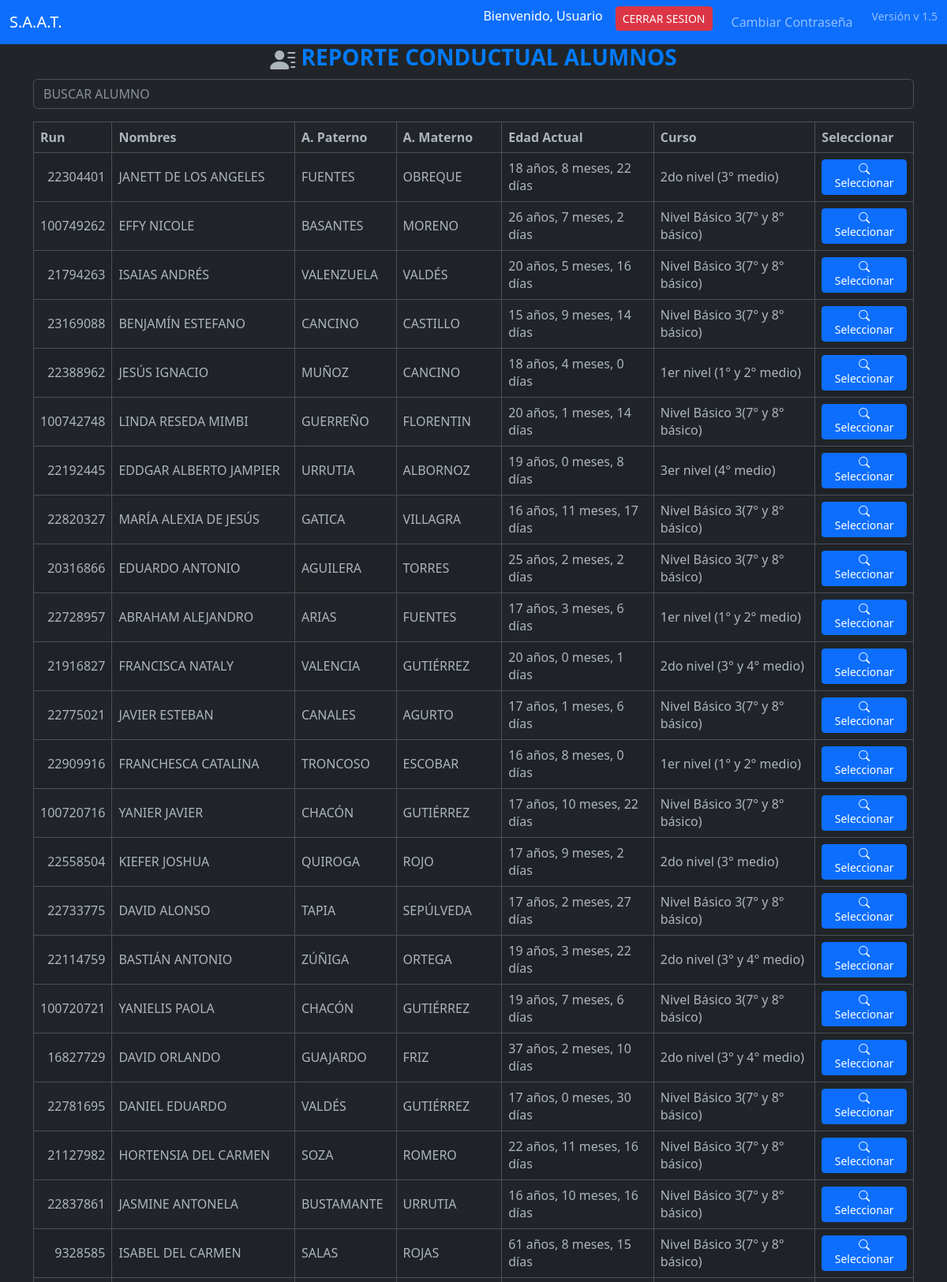
Screenshot of /pages/consultas/l.alum.reg.php (upper part) with the database file from the repository.
### tables this page shows
CREATE TABLE IF NOT EXISTS `alum` (
  `idalum` int NOT NULL AUTO_INCREMENT,
  `run` int NOT NULL,
  `digv` varchar(5) NOT NULL,
  `nombres` varchar(45) NOT NULL,
  `apaterno` varchar(45) NOT NULL,
  `amaterno` varchar(45) DEFAULT NULL,
  `fnac` date NOT NULL,
  `celular` varchar(45) DEFAULT NULL,
  `telefono` varchar(45) DEFAULT NULL,
  `email` varchar(60) DEFAULT NULL,
  `direcc` varchar(60) NOT NULL,
  `comuna` varchar(45) NOT NULL,
  `codcomuna` varchar(45) DEFAULT NULL,
  `genero` varchar(1) DEFAULT NULL,
  `fincorpora` date NOT NULL,
  `fretiro` date DEFAULT NULL,
  `codetnia` int DEFAULT NULL,
  `rbd` int DEFAULT NULL,
  `anio` year DEFAULT NULL,
  `n_lista` int DEFAULT NULL,
  `codtipoense` int DEFAULT NULL,
  `codgrado` int DEFAULT NULL,
  `descgrado` varchar(300) DEFAULT NULL,
  `letracurso` varchar(1) DEFAULT NULL,
  `foto` varchar(60) DEFAULT NULL,
  `sectorestudiante` varchar(45) NOT NULL,
  `asistencia` int DEFAULT NULL,
  `promedio` decimal(7,1) DEFAULT NULL,
  `estado_civil` varchar(45) DEFAULT NULL,
  `nivelciclo` varchar(60) DEFAULT NULL,
  `tipoensenanza` varchar(50) DEFAULT NULL,
  `georreferencia` varchar(45) DEFAULT NULL,
  `especialidad` varchar(45) DEFAULT NULL,
  `nacionalidad` varchar(45) DEFAULT NULL,
  `matricula` int DEFAULT NULL,
  `trabaja` varchar(45) DEFAULT NULL,
  PRIMARY KEY (`idalum`,`run`),
  UNIQUE KEY `run_UNIQUE` (`run`)
);

### pages/consultas/l.alum.reg.php (the view, shortened to what this page needs)
<?php
include '../../includes/navbar.php';
$database = new Connection();
$db = $database->open();
$queryData = [];
try {
    $sqlAlumnos = "SELECT run, nombres, apaterno, amaterno, fnac, descgrado FROM alum";
    $queryData = $db->query($sqlAlumnos)->fetchAll(PDO::FETCH_ASSOC);
} catch (PDOException $e) {
    echo '<div class="alert alert-danger" role="alert">Error al obtener datos: ' . $e->getMessage() . '</div>';
}
?>
<!DOCTYPE html>
<html lang="es" data-bs-theme="dark">
<head>
    <link href="https://cdn.jsdelivr.net/npm/bootstrap@5.3.0/dist/css/bootstrap.min.css" rel="stylesheet">
    <link rel="stylesheet" href="https://cdn.jsdelivr.net/npm/bootstrap-icons@1.10.5/font/bootstrap-icons.css">
</head>
<body>
<div class="container">
    <div class="col-md-12">
        <h3 class="page-header text-center">
            <i class="bi bi-person-lines-fill icon-header"></i>
            <span class="highlighted-text">REPORTE CONDUCTUAL ALUMNOS</span>
        </h3>
        <div class="input-group mb-3">
            <input id="FiltrarContenido" type="text" class="form-control" placeholder="BUSCAR ALUMNO" aria-label="Alumno" aria-describedby="basic-addon1">
        </div>
        <table class="table table-bordered table-striped">
            <thead>
                <tr>
                    <th>Run</th>
                    <th>Nombres</th>
                    <th>A. Paterno</th>
                    <th>A. Materno</th>
                    <th>Edad Actual</th>
                    <th>Curso</th>
                    <th>Seleccionar</th>
                </tr>
            </thead>
            <tbody class="BusquedaRapida">
                <?php foreach ($queryData as $row): ?>
                    <tr>
                        <td align="right" valign="middle"><?php echo $row['run']; ?></td>
                        <td align="left" valign="middle"><?php echo $row['nombres']; ?></td>
                        <td align="left" valign="middle"><?php echo $row['apaterno']; ?></td>
                        <td align="left" valign="middle"><?php echo $row['amaterno']; ?></td>
                        <td align="left" valign="middle">
                            <?php
                            $fechaNacimiento = new DateTime($row['fnac']);
                            $fechaActual = new DateTime();
                            $diferencia = $fechaNacimiento->diff($fechaActual);
                            echo $diferencia->y . " años, " . $diferencia->m . " meses, " . $diferencia->d . " días";
                            ?>
                        </td>
                        <td align="left" valign="middle"><?php echo $row['descgrado']; ?></td>
                        <td align="center" valign="middle">
                            <a href="l.alum.reg.ver.php?run=<?php echo $row['run']; ?>" class="btn btn-primary btn-sm">
                                <i class="bi bi-search"></i> Seleccionar
                            </a>
                        </td>
                    </tr>
                <?php endforeach; ?>
            </tbody>
        </table>
    </div>
</div>
</body>
</html>

### pages/consultas/l.alum.reg.php (style rules this page uses)
.input-group { margin-bottom: 20px; }
.table th, .table td { vertical-align: middle; }
.highlighted-text { color: #007bff; font-weight: bold; }
.icon-header { font-size: 2rem; vertical-align: middle; }

### rows the page displays
alum: run "22304401", nombres "JANETT DE LOS ANGELES", apaterno "FUENTES", amaterno "OBREQUE", fnac "18", fnac "8", fnac "22", descgrado "2do nivel (3° medio)"
alum: run "100749262", nombres "EFFY NICOLE", apaterno "BASANTES", amaterno "MORENO", fnac "26", fnac "7", fnac "2", descgrado "Nivel Básico 3(7° y 8° básico)"
alum: run "21794263", nombres "ISAIAS ANDRÉS", apaterno "VALENZUELA", amaterno "VALDÉS", fnac "20", fnac "5", fnac "16", descgrado "Nivel Básico 3(7° y 8° básico)"
alum: run "23169088", nombres "BENJAMÍN ESTEFANO", apaterno "CANCINO", amaterno "CASTILLO", fnac "15", fnac "9", fnac "14", descgrado "Nivel Básico 3(7° y 8° básico)"
alum: run "22388962", nombres "JESÚS IGNACIO", apaterno "MUÑOZ", amaterno "CANCINO", fnac "18", fnac "4", fnac "0", descgrado "1er nivel (1° y 2° medio)"
alum: run "100742748", nombres "LINDA RESEDA MIMBI", apaterno "GUERREÑO", amaterno "FLORENTIN", fnac "20", fnac "1", fnac "14", descgrado "Nivel Básico 3(7° y 8° básico)"
alum: run "22192445", nombres "EDDGAR ALBERTO JAMPIER", apaterno "URRUTIA", amaterno "ALBORNOZ", fnac "19", fnac "0", fnac "8", descgrado "3er nivel (4° medio)"
alum: run "22820327", nombres "MARÍA ALEXIA DE JESÚS", apaterno "GATICA", amaterno "VILLAGRA", fnac "16", fnac "11", fnac "17", descgrado "Nivel Básico 3(7° y 8° básico)"
alum: run "20316866", nombres "EDUARDO ANTONIO", apaterno "AGUILERA", amaterno "TORRES", fnac "25", fnac "2", descgrado "Nivel Básico 3(7° y 8° básico)"
alum: run "22728957", nombres "ABRAHAM ALEJANDRO", apaterno "ARIAS", amaterno "FUENTES", fnac "17", fnac "3", fnac "6", descgrado "1er nivel (1° y 2° medio)"
alum: run "21916827", nombres "FRANCISCA NATALY", apaterno "VALENCIA", amaterno "GUTIÉRREZ", fnac "20", fnac "0", fnac "1", descgrado "2do nivel (3° y 4° medio)"
alum: run "22775021", nombres "JAVIER ESTEBAN", apaterno "CANALES", amaterno "AGURTO", fnac "17", fnac "1", fnac "6", descgrado "Nivel Básico 3(7° y 8° básico)"
alum: run "22909916", nombres "FRANCHESCA CATALINA", apaterno "TRONCOSO", amaterno "ESCOBAR", fnac "16", fnac "8", fnac "0", descgrado "1er nivel (1° y 2° medio)"
alum: run "100720716", nombres "YANIER JAVIER", apaterno "CHACÓN", amaterno "GUTIÉRREZ", fnac "17", fnac "10", fnac "22", descgrado "Nivel Básico 3(7° y 8° básico)"
alum: run "22558504", nombres "KIEFER JOSHUA", apaterno "QUIROGA", amaterno "ROJO", fnac "17", fnac "9", fnac "2", descgrado "2do nivel (3° medio)"
alum: run "22733775", nombres "DAVID ALONSO", apaterno "TAPIA", amaterno "SEPÚLVEDA", fnac "17", fnac "2", fnac "27", descgrado "Nivel Básico 3(7° y 8° básico)"
alum: run "22114759", nombres "BASTIÁN ANTONIO", apaterno "ZÚÑIGA", amaterno "ORTEGA", fnac "19", fnac "3", fnac "22", descgrado "2do nivel (3° y 4° medio)"
alum: run "100720721", nombres "YANIELIS PAOLA", apaterno "CHACÓN", amaterno "GUTIÉRREZ", fnac "19", fnac "7", fnac "6", descgrado "Nivel Básico 3(7° y 8° básico)"
alum: run "16827729", nombres "DAVID ORLANDO", apaterno "GUAJARDO", amaterno "FRIZ", fnac "37", fnac "2", fnac "10", descgrado "2do nivel (3° y 4° medio)"
alum: run "22781695", nombres "DANIEL EDUARDO", apaterno "VALDÉS", amaterno "GUTIÉRREZ", fnac "17", fnac "0", fnac "30", descgrado "Nivel Básico 3(7° y 8° básico)"
alum: run "21127982", nombres "HORTENSIA DEL CARMEN", apaterno "SOZA", amaterno "ROMERO", fnac "22", fnac "11", fnac "16", descgrado "Nivel Básico 3(7° y 8° básico)"
alum: run "22837861", nombres "JASMINE ANTONELA", apaterno "BUSTAMANTE", amaterno "URRUTIA", fnac "16", fnac "10", descgrado "Nivel Básico 3(7° y 8° básico)"
alum: run "9328585", nombres "ISABEL DEL CARMEN", apaterno "SALAS", amaterno "ROJAS", fnac "61", fnac "8", fnac "15", descgrado "Nivel Básico 3(7° y 8° básico)"

### other values shown
$username "Usuario"
$appVersion "v 1.5"
